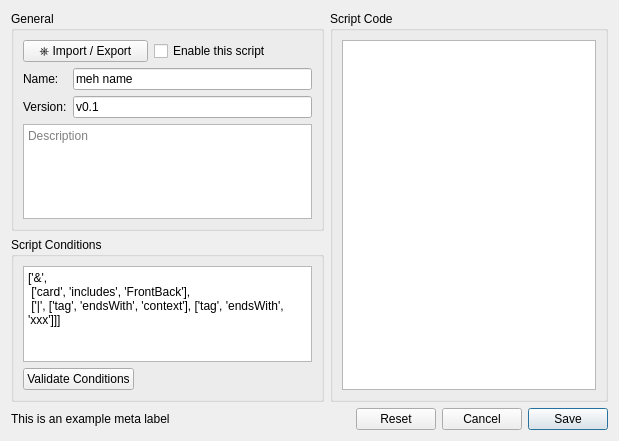
<?xml version="1.0" encoding="UTF-8"?>
<ui version="4.0">
 <class>SMScriptConfig</class>
 <widget class="QWidget" name="SMScriptConfig">
  <property name="geometry">
   <rect>
    <x>0</x>
    <y>0</y>
    <width>619</width>
    <height>441</height>
   </rect>
  </property>
  <property name="windowTitle">
   <string>Form</string>
  </property>
  <layout class="QGridLayout" name="gridLayout_2">
   <item row="0" column="3" rowspan="2" colspan="4">
    <widget class="QGroupBox" name="statementsForInsertion">
     <property name="toolTip">
      <string>&lt;html&gt;&lt;head/&gt;&lt;body&gt;&lt;p&gt;Every iteration has a default style with the name &amp;quot;default&amp;quot;. If no other style is applied, and no rule is applicable, the &amp;quot;default&amp;quot; style will be used.&lt;/p&gt;&lt;/body&gt;&lt;/html&gt;</string>
     </property>
     <property name="title">
      <string>Script Code</string>
     </property>
     <layout class="QGridLayout" name="gridLayout_4">
      <item row="0" column="0" colspan="2">
       <widget class="QPlainTextEdit" name="codeTextEdit"/>
      </item>
     </layout>
    </widget>
   </item>
   <item row="0" column="0" colspan="3">
    <widget class="QGroupBox" name="generalOptions">
     <property name="toolTip">
      <string>&lt;html&gt;&lt;head/&gt;&lt;body&gt;&lt;p&gt;The input syntax of the iteration. This will be used to detect sets in the card content.&lt;/p&gt;&lt;/body&gt;&lt;/html&gt;</string>
     </property>
     <property name="title">
      <string>General</string>
     </property>
     <layout class="QGridLayout" name="gridLayout">
      <item row="2" column="0">
       <widget class="QLabel" name="nameLabel">
        <property name="text">
         <string>Name:</string>
        </property>
       </widget>
      </item>
      <item row="4" column="0" colspan="6">
       <widget class="QPlainTextEdit" name="descriptionTextEdit">
        <property name="placeholderText">
         <string>Description</string>
        </property>
       </widget>
      </item>
      <item row="1" column="3" colspan="2">
       <widget class="QCheckBox" name="enableScriptCheckBox">
        <property name="toolTip">
         <string>&lt;html&gt;&lt;head/&gt;&lt;body&gt;&lt;p&gt;Advanced feature. Check this if you want to treat the content of the &amp;quot;Open Delimiter&amp;quot;, &amp;quot;Close Delimiter&amp;quot;, and &amp;quot;Field separator&amp;quot; as regular expressions.&lt;/p&gt;&lt;/body&gt;&lt;/html&gt;</string>
        </property>
        <property name="text">
         <string>Enable this script</string>
        </property>
       </widget>
      </item>
      <item row="1" column="0" colspan="3">
       <widget class="QPushButton" name="importButton">
        <property name="text">
         <string>⎈ Import / Export</string>
        </property>
       </widget>
      </item>
      <item row="2" column="1" colspan="5">
       <widget class="QLineEdit" name="nameLineEdit">
        <property name="text">
         <string>meh name</string>
        </property>
       </widget>
      </item>
      <item row="3" column="0">
       <widget class="QLabel" name="label">
        <property name="text">
         <string>Version:</string>
        </property>
       </widget>
      </item>
      <item row="3" column="1" colspan="5">
       <widget class="QLineEdit" name="versionLineEdit">
        <property name="text">
         <string>v0.1</string>
        </property>
       </widget>
      </item>
     </layout>
    </widget>
   </item>
   <item row="5" column="6">
    <widget class="QPushButton" name="saveButton">
     <property name="text">
      <string>Save</string>
     </property>
     <property name="autoDefault">
      <bool>true</bool>
     </property>
     <property name="default">
      <bool>true</bool>
     </property>
    </widget>
   </item>
   <item row="5" column="5">
    <widget class="QPushButton" name="cancelButton">
     <property name="text">
      <string>Cancel</string>
     </property>
    </widget>
   </item>
   <item row="5" column="0" colspan="4">
    <widget class="QLabel" name="metaLabel">
     <property name="text">
      <string>This is an example meta label</string>
     </property>
     <property name="wordWrap">
      <bool>true</bool>
     </property>
    </widget>
   </item>
   <item row="1" column="0" colspan="3">
    <widget class="QGroupBox" name="scriptConditions">
     <property name="toolTip">
      <string>&lt;html&gt;&lt;head/&gt;&lt;body&gt;&lt;p&gt;The input syntax of the iteration. This will be used to detect sets in the card content.&lt;/p&gt;&lt;/body&gt;&lt;/html&gt;</string>
     </property>
     <property name="title">
      <string>Script Conditions</string>
     </property>
     <layout class="QGridLayout" name="gridLayout_3">
      <item row="0" column="1" colspan="2">
       <widget class="QPlainTextEdit" name="conditionsTextEdit">
        <property name="plainText">
         <string>['&amp;',
 ['card', 'includes', 'FrontBack'],
 ['|', ['tag', 'endsWith', 'context'], ['tag', 'endsWith', 'xxx']]]</string>
        </property>
       </widget>
      </item>
      <item row="1" column="1">
       <widget class="QPushButton" name="validateButton">
        <property name="text">
         <string>Validate Conditions</string>
        </property>
       </widget>
      </item>
      <item row="1" column="2">
       <spacer name="horizontalSpacer_3">
        <property name="orientation">
         <enum>Qt::Horizontal</enum>
        </property>
        <property name="sizeHint" stdset="0">
         <size>
          <width>40</width>
          <height>20</height>
         </size>
        </property>
       </spacer>
      </item>
     </layout>
    </widget>
   </item>
   <item row="5" column="4">
    <widget class="QPushButton" name="resetButton">
     <property name="enabled">
      <bool>true</bool>
     </property>
     <property name="text">
      <string>Reset</string>
     </property>
     <property name="default">
      <bool>false</bool>
     </property>
     <property name="flat">
      <bool>false</bool>
     </property>
    </widget>
   </item>
  </layout>
 </widget>
 <resources/>
 <connections/>
</ui>
